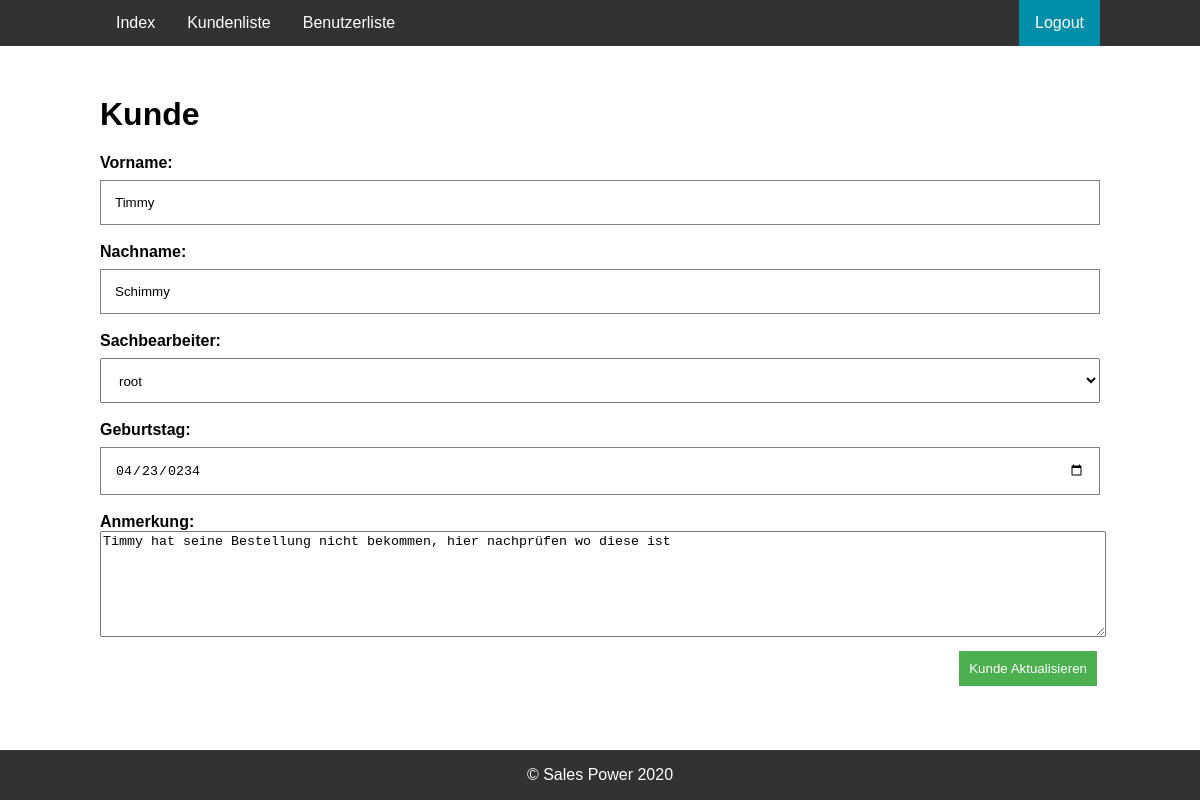
Screenshot of /customer_view.php?id=19 (signed in) with the database file from the repository.
### tables this page shows
CREATE TABLE `customers` (
  `id` int(11) NOT NULL,
  `users_id` int(11) NOT NULL,
  `firstname` varchar(32) NOT NULL,
  `lastname` varchar(32) NOT NULL,
  `birthday` date DEFAULT NULL,
  `note` text NOT NULL
);

### util/database_manager.php (called while the page is built, shortened)
<?php
function createConnection() {
    $servername = "localhost";
    $dbname = "sales_power";
    $username = "root";
    $password = "root";
    $conn = new mysqli($servername, $username, $password, $dbname);
    return $conn;
}
function executeStatement($query) {
    $conn = createConnection();
    $result = $conn->query($query);
    return $result;
}
function getUser($id) {
    $conn = createConnection();
    $sql = "SELECT users.id, username, permission FROM users INNER JOIN permissions on users.permissions_id = permissions.id WHERE users.id = $id";
    $result = $conn->query($sql)->fetch_assoc();
    return $result;
}
function getCustomer($id) {
    $conn = createConnection();
    $sql = "SELECT * FROM customers WHERE id = $id";
    $result = $conn->query($sql)->fetch_assoc();
    return $result;
}

### customer_view.php (the view, shortened to what this page needs)
<!DOCTYPE html>
<html lang="de">
<head>
    <link rel="stylesheet" href="css/stylesheet.css">
    <link rel="stylesheet" href="css/menu.css">
    <link rel="stylesheet" href="css/login.css">
    <link rel="stylesheet" href="css/footer.css">
</head>
<body>
<?php
include("util/database_manager.php");
$customer = getCustomer($_GET["id"]);
?>
<div id="content">
    <h1>Kunde</h1>
    <form method="post" action="#">
        <label><b>Vorname:</b>
            <input type="text" maxlength="32" minlength="1" name="firstname"
                   placeholder="Geben Sie hier den Vornamen ein" value="<?php echo "$customer[firstname]"; ?>"
                   required/>
        </label>
        <br>
        <br>
        <label><b>Nachname:</b>
            <input type="text" maxlength="32" minlength="1" name="lastname"
                   placeholder="Geben Sie hier den Nachnamen ein" value="<?php echo "$customer[lastname]"; ?>"
                   required/>
        </label>
        <br>
        <br>
        <label><b>Sachbearbeiter:</b><br>
            <select name="users_id" class="width-100p">
                <?php
                $query = "SELECT * FROM users";
                $users = executeStatement($query);
                while ($row = $users->fetch_assoc()) {
                    if ($customer[users_id] == $row[id]) {
                        echo "<option value='$row[id]' selected>$row[username]</option>";
                    } else {
                        echo "<option value='$row[id]'>$row[username]</option>";
                    }
                }
                ?>
            </select>
        </label>
        <br>
        <br>
        <label><b>Geburtstag:</b><br>
            <input type="date" name="birthday" value="<?php echo "$customer[birthday]"; ?>" required>
        </label>
        <br>
        <br>
        <label><b>Anmerkung:</b><br>
            <textarea name="note"><?php echo "$customer[note]"; ?></textarea>
        </label>
        <?php
        $loggedInUser = getUser(getId());
        if ($loggedInUser["permission"] == "Administrator" or $loggedInUser["id"] == $customer["users_id"]) {
            echo "<Button type='submit' class='float-right m-t-10 green'>Kunde Aktualisieren</Button>";
        }
        ?>
    </form>
</div>
</body>
</html>

### css/stylesheet.css (style rules this page uses)
html { font-family: "Trebuchet MS", Arial, Helvetica, sans-serif; }
html, body { height: 100%; padding: 0; margin: 0; }
#content { width: 1000px; margin: 50px auto; }
select { height: 45px; padding: 14px; margin: 8px 0 0 0; }
Button { color: black; padding: 10px; margin: 3px; border: none; cursor: pointer; background-color: #bfbfbf; min-width: 75px; min-height: 35px; }
textarea { width: 100%; height: 100px; }
.width-100p { width: 100%; }
.m-t-10 { margin-top: 10px; }
.float-right { float: right; }
.green { background-color: #4CAF50; color: white; }

### css/menu.css (style rules this page uses)
nav { background-color: #323232 }
nav ul { width: 1000px; list-style-type: none; margin: 0 auto; padding: 0; overflow: hidden; }
nav li { float: left; }
nav li a { display: block; color: white; text-align: center; padding: 14px 16px; text-decoration: none; }
.logout-button { float: right; }
.logout-button > a { background-color: #008ea9; }

### css/login.css (style rules this page uses)
input { width: 100%; box-sizing: border-box; padding: 14px; margin: 8px 0 0 0; border: 1px solid grey; }

### css/footer.css (style rules this page uses)
footer { position: absolute; bottom: 0; width: 100%; height: 50px; background-color: #323232; }
footer p { color: white; text-align: center; }

### rows the page displays
customers: firstname "Timmy", lastname "Schimmy", birthday "04/23/0234", note "Timmy hat seine Bestellung nicht bekommen, hier nachprüfen wo diese ist"

### other values shown
form field users_id "root"
